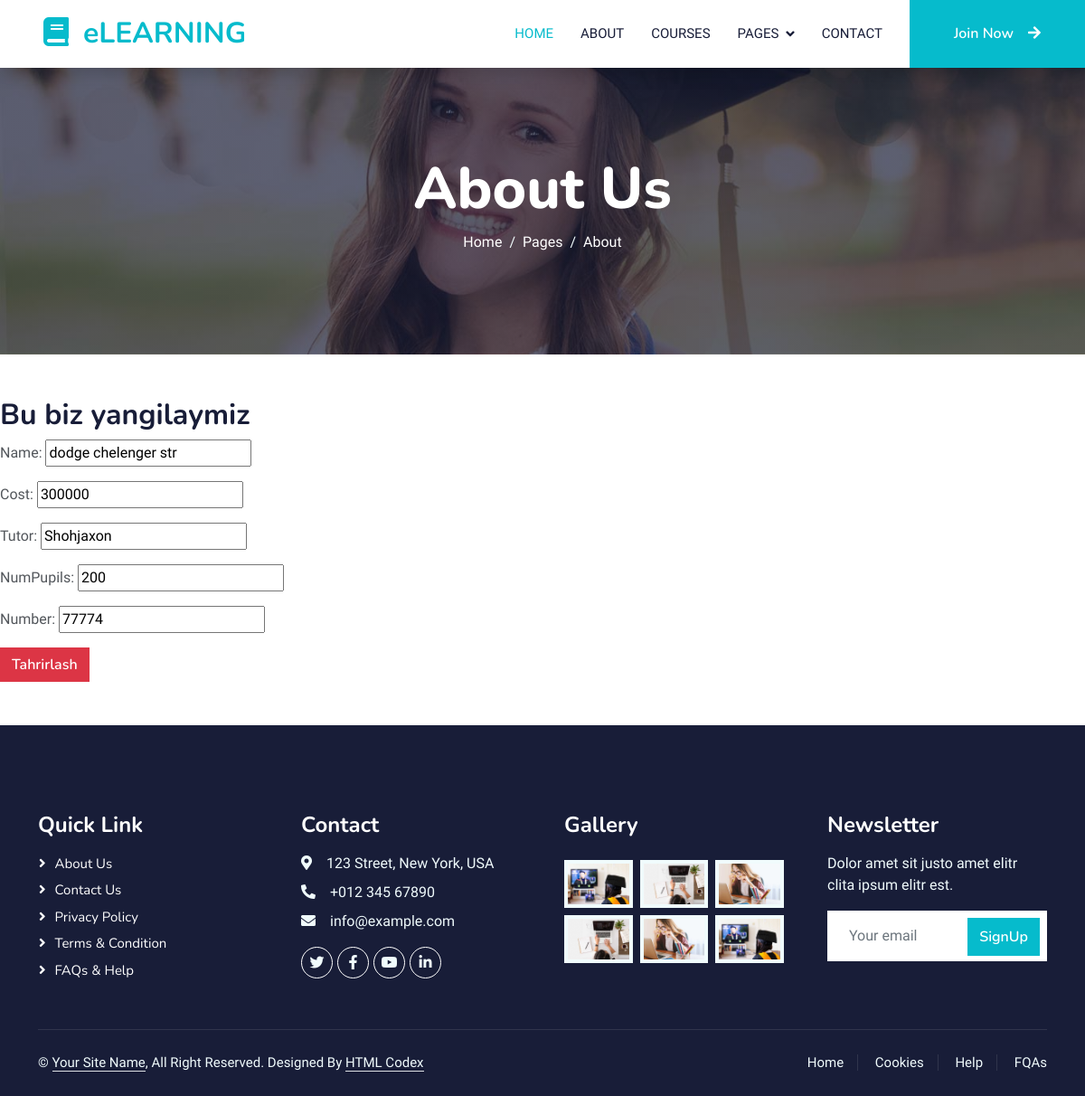
/course/edit/dodge-chelenger/, run on the app's committed database.
### blog/models.py (models this page shows, shortened)
class Courses(models.Model):
    name = models.CharField(max_length=300)
    cost = models.IntegerField()
    slug = models.SlugField(max_length=300)
    tutor = models.CharField(max_length=300)
    time = models.DateTimeField(auto_now_add=True)
    numPupils = models.IntegerField()
    number = models.IntegerField()
    img = models.ImageField(upload_to='index/img')

### blog/views.py (the view)
# urls.py: path('course/edit/<slug>/', CoursesUpdateView.as_view(),name="courseUpdate",),
class CoursesUpdateView(UpdateView):
    model = Courses
    fields = ('name', 'cost','tutor','numPupils','number')
    template_name = 'coursesEdit.html'

### template/coursesEdit.html
{% extends 'base.html' %}
{% load static %}
{% block content %}
<h2>Bu biz yangilaymiz</h2>
<form method="post"> {% csrf_token %}
  {{form.as_p}}
  <button type="submit" class="btn btn-danger">Tahrirlash</button>
</form>
{% endblock content %}

### static/css/style.css (style rules this page uses)
:root { --primary: #06BBCC; --light: #F0FBFC; --dark: #181d38; }
.btn { font-family: 'Nunito', sans-serif; font-weight: 600; transition: .5s; }

### template/base.html (style rules this page uses)
:root { --primary: #06BBCC; --light: #F0FBFC; --dark: #181d38; }
.btn { font-family: 'Nunito', sans-serif; font-weight: 600; transition: .5s; }

### data on the page
Courses: name "dodge chelenger str", cost "300000", tutor "Shohjaxon", numPupils "200", number "77774"
